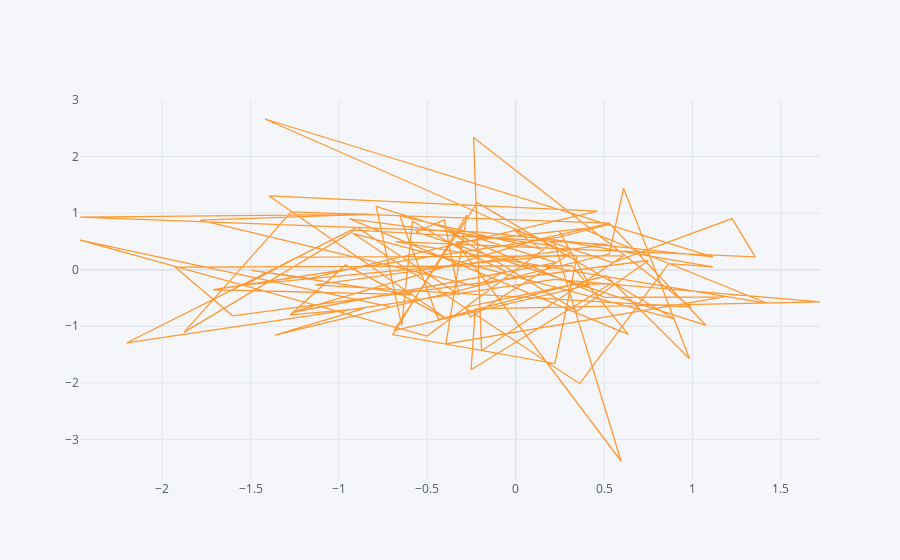

The notebook cell this image was saved under:
### Code cell
# create a plotly/cufflinks scatter plot

df.iplot(kind='scatter',x='A',y='B')
